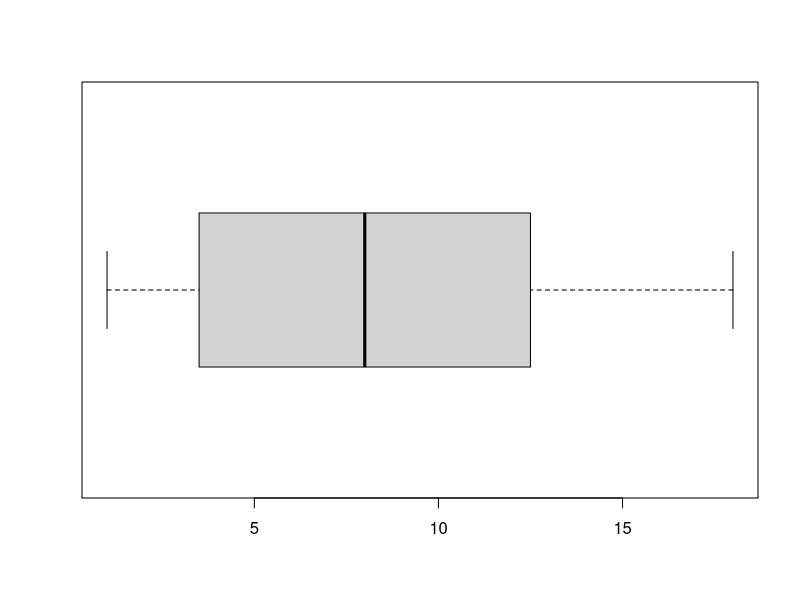
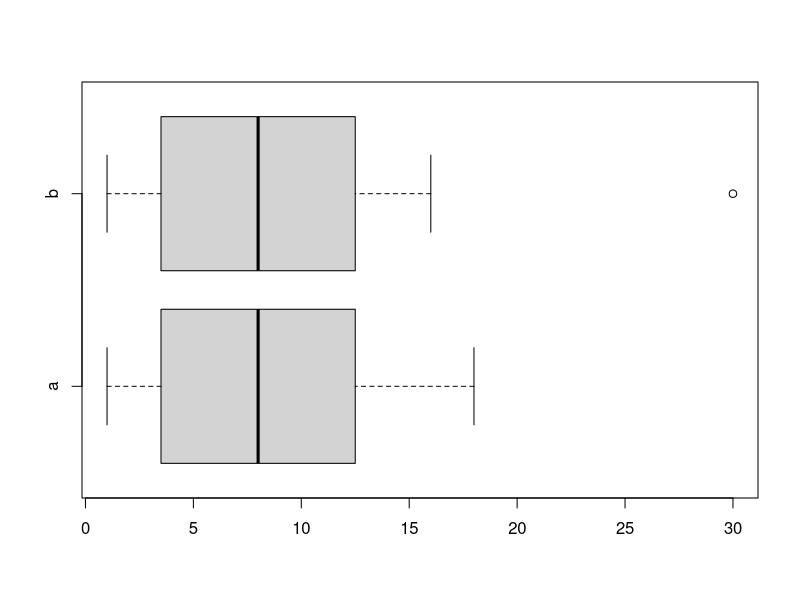
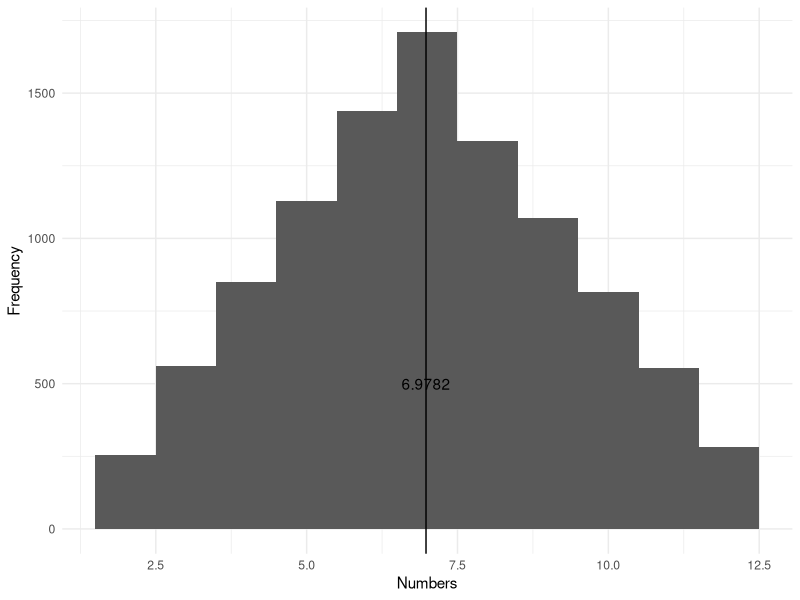
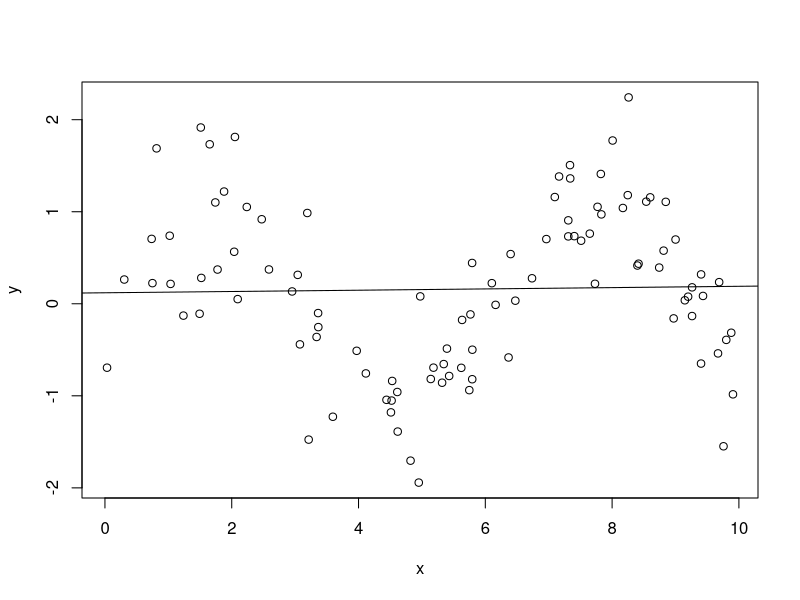
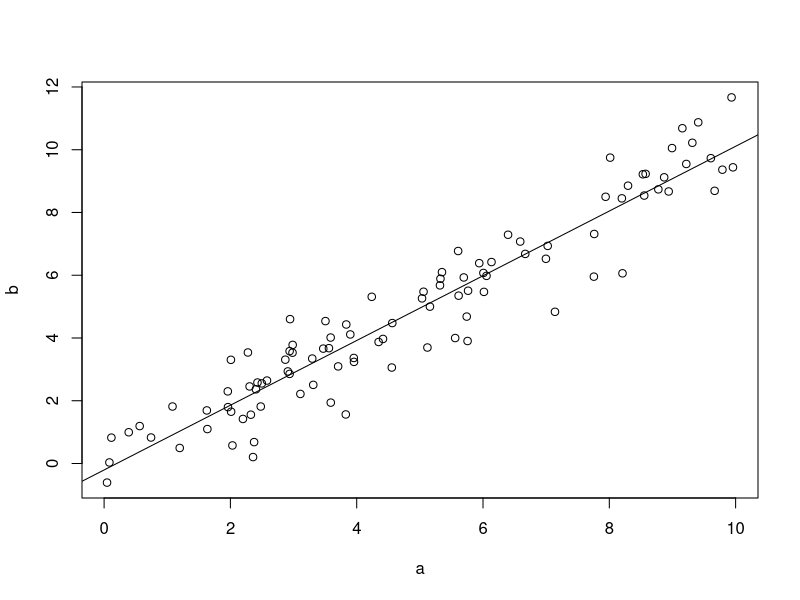

Here is the R script that generated these plots, in order:
## ---- chunk 1
x <- c(3,5,2,6,5,9,5,2,8,5)

mean(x)

median(x)

## Find the weighted arithmetic mean

# Values of z
z <- c(70,90,85)

# Weights
wt <- c(1,1,3)

weighted.mean(z, wt)

## ---- chunk 2
a <- c(1,2,3,3,3,4,5,5,6,8,8,9,10,12,12,13,14,15,16,18)

# 1) Find the values existing at the Q_1, Q_2, Q_3 and Q_4, where Q stands for quartile
quantile(a, probs = c(0.25, 0.50, 0.75, 1))

# Do we obtain the same results using the nearest rank method?

# n = P / 100 * N
# n <- ordinal rank
# P <- percentile of interest
# N <- number of values in the set

# Q_1, Q_2, Q_3 and Q_4
P <- c(0.25, 0.50, 0.75, 1) * 100

N <- length(a)

# Ranks of the values at Q_1, Q_2, Q_3 and Q_4
n <- P / 100 * N
n

# The values at the th percentile
a[n]

# 2) the percentile of value 4 and value 15
percentile <- ecdf(a)
percentile(4)*100
percentile(15)*100

# Let's use again the nearest rank method instead of the in-built ecdf function

# P = n / N * 100

# Let's first find the rank (n) of the value 4 and 15 by looking at the original set
P_new <- c(6, 18) / N * 100
P_new
## ---- chunk 3
boxplot(a, horizontal = TRUE)
## ---- chunk 4
# Clear the workspace
rm(list = ls())

# Outliers in boxplots

# Data
a <- c(1,2,3,3,3,4,5,5,6,8,8,9,10,12,12,13,14,15,16,18)
b <- c(1,2,3,3,3,4,5,5,6,8,8,9,10,12,12,13,14,15,16,30)

# Plot the boxplot of a and b
boxplot(a, b,
        names = c("a", "b"),
        horizontal = TRUE)

# We define the boundaries for the identification of an outlier in the boxplot
lower_limit <- quantile(b, prob = 0.25) - 1.5 * IQR(b)
lower_limit

upper_limit <- quantile(b, prob = 0.75) + 1.5 * IQR(b)
upper_limit
## ---- chunk 5
# Clean the workspace
rm(list = ls())

# 2)

x <- c(6,5,6,3,1,5)

# Sample mean
mean(x)

# Expected value
die <- 1:6

E_die <- sum(die * rep(1/6,6))

E_die

# 3)

pays <- c(0, 10, 0, 40, 0, -20)

E_pays <- sum(pays * rep(1/6,6))

# Expected pay of the game
E_pays

# 4)

tickets <- 100000

pays_lottery <- c(5, 25, 100, 10000)

probabilities <- c(200/tickets, 20/tickets, 5/tickets, 1/tickets)

E_pays_lottery <- sum(pays_lottery * probabilities)

# Fair price for a ticket
E_pays_lottery

## ---- chunk 6
library(ggplot2)

roll_function <- function(nr_of_die) {
  die <- 1:6
  roll <- sample(die, 
                 size = nr_of_die, 
                 replace = TRUE,
                 prob = rep(1/6, 6))
  
  sum_roll <- sum(roll)
  
  return(sum_roll)
}

throws <- replicate(10000, roll_function(nr_of_die = 2))

qplot(throws,
       binwidth = 1,
       ylab = "Frequency",
       xlab = "Numbers") +
  geom_vline(aes(xintercept = mean(throws))) +
  geom_text(aes(y = 500,
                x = mean(throws),
                label = mean(throws))) +
  theme_minimal()

## ---- chunk 7
b <- c(2, 5, 3, 1, 6, 3)

var(b)

sd(b)

sd(b) == sqrt(var(b))

# 2) Add 10 to data
b_plus_10 <- b + 10

var(b_plus_10)

sd(b_plus_10)

# 3) Multiply data by 10
b_times_10 <- b * 10

var(b_times_10)
sd(b_times_10)
## ---- chunk 8

x <- runif(100, min = 0, max = 10)
y <- sin(x) + rnorm(100, mean = 0, sd = 0.5)

plot(x,y)
abline(lm(y ~ x))

cor(x, y)

# The Pearson correlation coefficient is also symmetric
cor(x, y) == cor(x, y)

cor.test(x, y)

a <- runif(100, min = 0, max = 10)
b <- a + rnorm(100, mean = 0, sd = 1)

plot(a,b)
abline(lm(b ~ a))

cor(a, b)

cor.test(a, b)

## ---- chunk 9

set.seed(12345)

x <- rnorm(100, mean = 0, sd = 1)
y <- rnorm(100, mean = 0, sd = 5)

my_corr_function <- function(a, b) {
  
  numerator <- sum((x - mean(x)) * (y - mean(y)))
    
  denominator <- sqrt(sum((x - mean(x))^2) * sum((y - mean(y))^2))
    
  correl <- numerator / denominator
  
  return(correl)
  
}

my_corr_function(a = x, b = y)

cor(x,y)
## ---- chunk 10
X <- c(2, 1, 3)  
Y <- c(10, 30, 50)  
cov(X, Y)
cor(X, Y)
